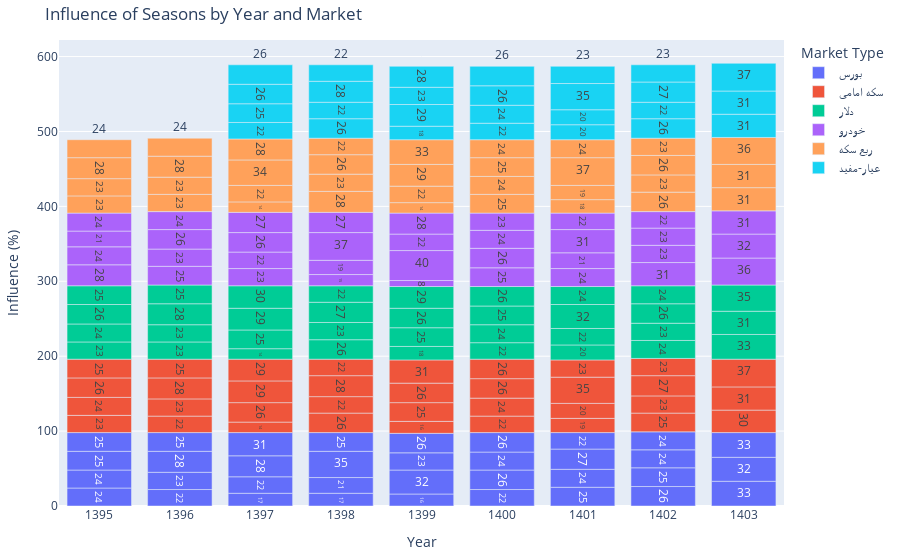

This figure's notebook cell:
### Code cell
seasonal_data = (df.groupby(['market_type','year','season']).agg(mean_closing= ('closing', 'mean'))).reset_index()

seasonal_data = pd.merge(seasonal_data, seasonal_data.groupby(['market_type', 'year'])['mean_closing'].sum().reset_index(), on=['year', 'market_type'])

seasonal_data['influence_percentage'] = ((seasonal_data['mean_closing_x'] / seasonal_data['mean_closing_y']) * 100).astype(int)

seasonal_data['market_type'] = seasonal_data['market_type'].apply(lambda x: MARKET_NAMES.get(str(x), 'Unknown'))


# Plotting: Add season to tooltip
fig = px.bar(
    seasonal_data,
    x="year",
    y="influence_percentage",
    color="market_type",  # Keep market_type as stack
    title="Influence of Seasons by Year and Market",
    labels={
        "influence_percentage": "Influence (%)",
        "year": "Year",
        "market_type": "Market Type"
    },
    text="influence_percentage",  # Display influence percentage on bars
    hover_data=["season"]  # Include season name in tooltip
)

# Customize layout
fig.update_layout(
    xaxis=dict(title="Year", categoryorder="array", tickangle=0),
    yaxis=dict(title="Influence (%)"),
    legend_title="Market Type",
    height=800,
    margin=dict(l=40, r=40, t=40, b=40)
)

# Show the chart
fig.show()

### Figure 1 — Plotly figure (JSON) as saved in the notebook; plotly's stock layout.template omitted (floating-point values rounded to 4 significant figures)
{"data": [{"alignmentgroup": "True", "customdata": [["بهار"], ["تابستان"], ["زمستان"], ["پاییز"], ["بهار"], ["تابستان"], ["زمستان"], ["پاییز"], ["بهار"], ["تابستان"], ["زمستان"], ["پاییز"], ["بهار"], ["تابستان"], ["زمستان"], ["پاییز"], ["بهار"], ["تابستان"], ["زمستان"], ["پاییز"], ["بهار"], ["تابستان"], ["زمستان"], ["پاییز"], ["بهار"], ["تابستان"], ["زمستان"], ["پاییز"], ["بهار"], ["تابستان"], ["زمستان"], ["پاییز"], ["بهار"], ["تابستان"], ["پاییز"]], "hovertemplate": "Market Type=بورس<br>Year=%{x}<br>Influence (%)=%{text}<br>season=%{customdata[0]}<extra></extra>", "legendgroup": "بورس", "marker": {"color": "#636efa", "pattern": {"shape": ""}}, "name": "بورس", "offsetgroup": "بورس", "orientation": "v", "showlegend": true, "text": [24, 24, 25, 25, 22, 23, 28, 25, 17, 22, 28, 31, 17, 21, 35, 25, 16, 32, 23, 26, 22, 26, 24, 26, 25, 24, 27, 22, 26, 25, 24, 24, 33, 32, 33], "textposition": "auto", "type": "bar", "x": [1395, 1395, 1395, 1395, 1396, 1396, 1396, 1396, 1397, 1397, 1397, 1397, 1398, 1398, 1398, 1398, 1399, 1399, 1399, 1399, 1400, 1400, 1400, 1400, 1401, 1401, 1401, 1401, 1402, 1402, 1402, 1402, 1403, 1403, 1403], "xaxis": "x", "y": [24, 24, 25, 25, 22, 23, 28, 25, 17, 22, 28, 31, 17, 21, 35, 25, 16, 32, 23, 26, 22, 26, 24, 26, 25, 24, 27, 22, 26, 25, 24, 24, 33, 32, 33], "yaxis": "y"}, {"alignmentgroup": "True", "customdata": [["بهار"], ["تابستان"], ["زمستان"], ["پاییز"], ["بهار"], ["تابستان"], ["زمستان"], ["پاییز"], ["بهار"], ["تابستان"], ["زمستان"], ["پاییز"], ["بهار"], ["تابستان"], ["زمستان"], ["پاییز"], ["بهار"], ["تابستان"], ["زمستان"], ["پاییز"], ["بهار"], ["تابستان"], ["زمستان"], ["پاییز"], ["بهار"], ["تابستان"], ["زمستان"], ["پاییز"], ["بهار"], ["تابستان"], ["زمستان"], ["پاییز"], ["بهار"], ["تابستان"], ["پاییز"]], "hovertemplate": "Market Type=سکه امامی<br>Year=%{x}<br>Influence (%)=%{text}<br>season=%{customdata[0]}<extra></extra>", "legendgroup": "سکه امامی", "marker": {"color": "#EF553B", "pattern": {"shape": ""}}, "name": "سکه امامی", "offsetgroup": "سکه امامی", "orientation": "v", "showlegend": true, "text": [23, 24, 26, 25, 22, 23, 28, 25, 14, 26, 29, 29, 26, 22, 28, 22, 16, 25, 26, 31, 22, 24, 26, 26, 19, 20, 35, 23, 25, 23, 27, 23, 30, 31, 37], "textposition": "auto", "type": "bar", "x": [1395, 1395, 1395, 1395, 1396, 1396, 1396, 1396, 1397, 1397, 1397, 1397, 1398, 1398, 1398, 1398, 1399, 1399, 1399, 1399, 1400, 1400, 1400, 1400, 1401, 1401, 1401, 1401, 1402, 1402, 1402, 1402, 1403, 1403, 1403], "xaxis": "x", "y": [23, 24, 26, 25, 22, 23, 28, 25, 14, 26, 29, 29, 26, 22, 28, 22, 16, 25, 26, 31, 22, 24, 26, 26, 19, 20, 35, 23, 25, 23, 27, 23, 30, 31, 37], "yaxis": "y"}, {"alignmentgroup": "True", "customdata": [["بهار"], ["تابستان"], ["زمستان"], ["پاییز"], ["بهار"], ["تابستان"], ["زمستان"], ["پاییز"], ["بهار"], ["تابستان"], ["زمستان"], ["پاییز"], ["بهار"], ["تابستان"], ["زمستان"], ["پاییز"], ["بهار"], ["تابستان"], ["زمستان"], ["پاییز"], ["بهار"], ["تابستان"], ["زمستان"], ["پاییز"], ["بهار"], ["تابستان"], ["زمستان"], ["پاییز"], ["بهار"], ["تابستان"], ["زمستان"], ["پاییز"], ["بهار"], ["تابستان"], ["پاییز"]], "hovertemplate": "Market Type=دلار<br>Year=%{x}<br>Influence (%)=%{text}<br>season=%{customdata[0]}<extra></extra>", "legendgroup": "دلار", "marker": {"color": "#00cc96", "pattern": {"shape": ""}}, "name": "دلار", "offsetgroup": "دلار", "orientation": "v", "showlegend": true, "text": [23, 24, 26, 25, 23, 23, 28, 25, 14, 25, 29, 30, 26, 23, 27, 22, 18, 25, 26, 29, 22, 24, 25, 26, 20, 22, 32, 24, 24, 23, 26, 24, 33, 31, 35], "textposition": "auto", "type": "bar", "x": [1395, 1395, 1395, 1395, 1396, 1396, 1396, 1396, 1397, 1397, 1397, 1397, 1398, 1398, 1398, 1398, 1399, 1399, 1399, 1399, 1400, 1400, 1400, 1400, 1401, 1401, 1401, 1401, 1402, 1402, 1402, 1402, 1403, 1403, 1403], "xaxis": "x", "y": [23, 24, 26, 25, 23, 23, 28, 25, 14, 25, 29, 30, 26, 23, 27, 22, 18, 25, 26, 29, 22, 24, 25, 26, 20, 22, 32, 24, 24, 23, 26, 24, 33, 31, 35], "yaxis": "y"}, {"alignmentgroup": "True", "customdata": [["بهار"], ["تابستان"], ["زمستان"], ["پاییز"], ["بهار"], ["تابستان"], ["زمستان"], ["پاییز"], ["بهار"], ["تابستان"], ["زمستان"], ["پاییز"], ["بهار"], ["تابستان"], ["زمستان"], ["پاییز"], ["بهار"], ["تابستان"], ["زمستان"], ["پاییز"], ["بهار"], ["تابستان"], ["زمستان"], ["پاییز"], ["بهار"], ["تابستان"], ["زمستان"], ["پاییز"], ["بهار"], ["تابستان"], ["زمستان"], ["پاییز"], ["بهار"], ["تابستان"], ["پاییز"]], "hovertemplate": "Market Type=خودرو<br>Year=%{x}<br>Influence (%)=%{text}<br>season=%{customdata[0]}<extra></extra>", "legendgroup": "خودرو", "marker": {"color": "#ab63fa", "pattern": {"shape": ""}}, "name": "خودرو", "offsetgroup": "خودرو", "orientation": "v", "showlegend": true, "text": [28, 24, 21, 24, 25, 23, 26, 24, 23, 22, 26, 27, 15, 19, 37, 27, 8, 40, 22, 28, 25, 26, 24, 23, 24, 21, 31, 22, 31, 23, 23, 22, 36, 32, 31], "textposition": "auto", "type": "bar", "x": [1395, 1395, 1395, 1395, 1396, 1396, 1396, 1396, 1397, 1397, 1397, 1397, 1398, 1398, 1398, 1398, 1399, 1399, 1399, 1399, 1400, 1400, 1400, 1400, 1401, 1401, 1401, 1401, 1402, 1402, 1402, 1402, 1403, 1403, 1403], "xaxis": "x", "y": [28, 24, 21, 24, 25, 23, 26, 24, 23, 22, 26, 27, 15, 19, 37, 27, 8, 40, 22, 28, 25, 26, 24, 23, 24, 21, 31, 22, 31, 23, 23, 22, 36, 32, 31], "yaxis": "y"}, {"alignmentgroup": "True", "customdata": [["بهار"], ["تابستان"], ["زمستان"], ["پاییز"], ["بهار"], ["تابستان"], ["زمستان"], ["پاییز"], ["بهار"], ["تابستان"], ["زمستان"], ["پاییز"], ["بهار"], ["تابستان"], ["زمستان"], ["پاییز"], ["بهار"], ["تابستان"], ["زمستان"], ["پاییز"], ["بهار"], ["تابستان"], ["زمستان"], ["پاییز"], ["بهار"], ["تابستان"], ["زمستان"], ["پاییز"], ["بهار"], ["تابستان"], ["زمستان"], ["پاییز"], ["بهار"], ["تابستان"], ["پاییز"]], "hovertemplate": "Market Type=ربع سکه<br>Year=%{x}<br>Influence (%)=%{text}<br>season=%{customdata[0]}<extra></extra>", "legendgroup": "ربع سکه", "marker": {"color": "#FFA15A", "pattern": {"shape": ""}}, "name": "ربع سکه", "offsetgroup": "ربع سکه", "orientation": "v", "showlegend": true, "text": [23, 23, 28, 24, 23, 23, 28, 24, 14, 22, 34, 28, 28, 23, 26, 22, 14, 22, 29, 33, 25, 24, 25, 24, 18, 19, 37, 24, 26, 23, 26, 23, 31, 31, 36], "textposition": "auto", "type": "bar", "x": [1395, 1395, 1395, 1395, 1396, 1396, 1396, 1396, 1397, 1397, 1397, 1397, 1398, 1398, 1398, 1398, 1399, 1399, 1399, 1399, 1400, 1400, 1400, 1400, 1401, 1401, 1401, 1401, 1402, 1402, 1402, 1402, 1403, 1403, 1403], "xaxis": "x", "y": [23, 23, 28, 24, 23, 23, 28, 24, 14, 22, 34, 28, 28, 23, 26, 22, 14, 22, 29, 33, 25, 24, 25, 24, 18, 19, 37, 24, 26, 23, 26, 23, 31, 31, 36], "yaxis": "y"}, {"alignmentgroup": "True", "customdata": [["بهار"], ["تابستان"], ["زمستان"], ["پاییز"], ["بهار"], ["تابستان"], ["زمستان"], ["پاییز"], ["بهار"], ["تابستان"], ["زمستان"], ["پاییز"], ["بهار"], ["تابستان"], ["زمستان"], ["پاییز"], ["بهار"], ["تابستان"], ["زمستان"], ["پاییز"], ["بهار"], ["تابستان"], ["زمستان"], ["پاییز"], ["بهار"], ["تابستان"], ["پاییز"]], "hovertemplate": "Market Type=عیار-مفید<br>Year=%{x}<br>Influence (%)=%{text}<br>season=%{customdata[0]}<extra></extra>", "legendgroup": "عیار-مفید", "marker": {"color": "#19d3f3", "pattern": {"shape": ""}}, "name": "عیار-مفید", "offsetgroup": "عیار-مفید", "orientation": "v", "showlegend": true, "text": [22, 25, 26, 26, 26, 22, 28, 22, 18, 29, 23, 28, 22, 24, 26, 26, 20, 20, 35, 23, 26, 22, 27, 23, 31, 31, 37], "textposition": "auto", "type": "bar", "x": [1397, 1397, 1397, 1397, 1398, 1398, 1398, 1398, 1399, 1399, 1399, 1399, 1400, 1400, 1400, 1400, 1401, 1401, 1401, 1401, 1402, 1402, 1402, 1402, 1403, 1403, 1403], "xaxis": "x", "y": [22, 25, 26, 26, 26, 22, 28, 22, 18, 29, 23, 28, 22, 24, 26, 26, 20, 20, 35, 23, 26, 22, 27, 23, 31, 31, 37], "yaxis": "y"}], "layout": {"autosize": true, "barmode": "relative", "legend": {"title": {"text": "Market Type"}, "tracegroupgap": 0}, "margin": {"b": 40, "l": 40, "r": 40, "t": 40}, "title": {"text": "Influence of Seasons by Year and Market"}, "xaxis": {"anchor": "y", "autorange": true, "categoryorder": "array", "domain": [0, 1], "range": [1394.0, 1404.0], "tickangle": 0, "title": {"text": "Year"}, "type": "linear"}, "yaxis": {"anchor": "x", "autorange": true, "domain": [0, 1], "range": [0, 622.1], "title": {"text": "Influence (%)"}, "type": "linear"}}}
